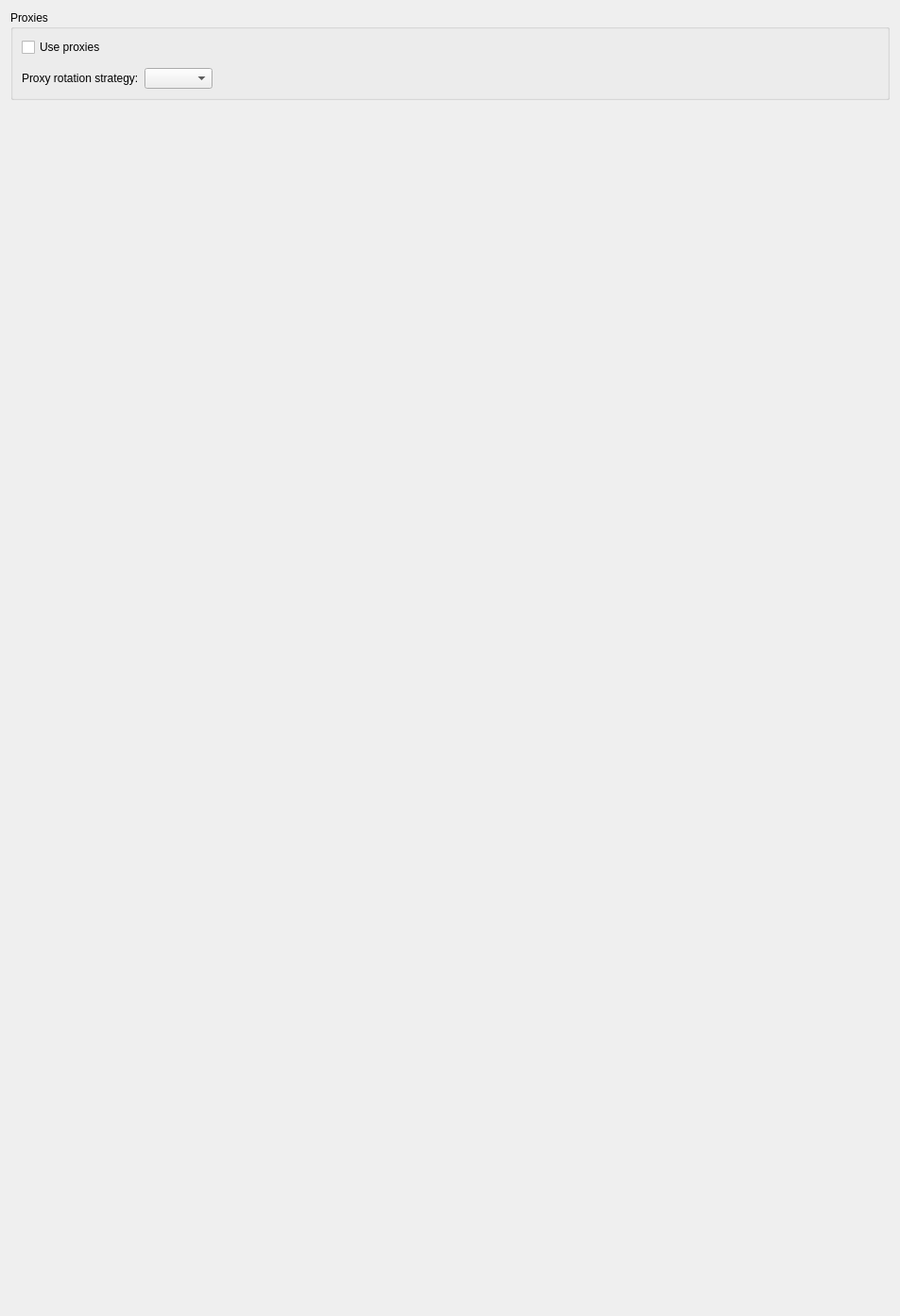
<?xml version="1.0" encoding="UTF-8"?>
<ui version="4.0">
 <class>ProxiesSettings</class>
 <widget class="QWidget" name="ProxiesSettings">
  <property name="geometry">
   <rect>
    <x>0</x>
    <y>0</y>
    <width>953</width>
    <height>1394</height>
   </rect>
  </property>
  <layout class="QVBoxLayout" name="verticalLayout_3">
   <item>
    <widget class="QGroupBox" name="buildAndRunGroupBox">
     <property name="title">
      <string>Proxies</string>
     </property>
     <layout class="QGridLayout" name="gridLayout_3">
      <item row="0" column="0">
       <widget class="QCheckBox" name="useProxiesCheckBox">
        <property name="text">
         <string>Use proxies</string>
        </property>
       </widget>
      </item>
      <item row="2" column="0">
       <layout class="QFormLayout" name="formLayout">
        <item row="0" column="0">
         <widget class="QLabel" name="proxyRotationStrategyLabel">
          <property name="text">
           <string>Proxy rotation strategy:</string>
          </property>
         </widget>
        </item>
        <item row="0" column="1">
         <layout class="QHBoxLayout" name="horizontalLayout_6">
          <item>
           <widget class="QComboBox" name="proxyRotationStrategyComboBox"/>
          </item>
          <item>
           <spacer name="horizontalSpacer_4">
            <property name="orientation">
             <enum>Qt::Horizontal</enum>
            </property>
            <property name="sizeHint" stdset="0">
             <size>
              <width>40</width>
              <height>20</height>
             </size>
            </property>
           </spacer>
          </item>
         </layout>
        </item>
       </layout>
      </item>
      <item row="1" column="0">
       <widget class="QWidget" name="widget_1" native="true">
        <layout class="QHBoxLayout" name="horizontalLayout_5">
         <property name="leftMargin">
          <number>0</number>
         </property>
         <property name="topMargin">
          <number>0</number>
         </property>
         <property name="rightMargin">
          <number>0</number>
         </property>
         <property name="bottomMargin">
          <number>0</number>
         </property>
        </layout>
       </widget>
      </item>
     </layout>
    </widget>
   </item>
   <item>
    <spacer name="verticalSpacer">
     <property name="orientation">
      <enum>Qt::Vertical</enum>
     </property>
     <property name="sizeHint" stdset="0">
      <size>
       <width>20</width>
       <height>529</height>
      </size>
     </property>
    </spacer>
   </item>
  </layout>
 </widget>
 <resources/>
 <connections/>
</ui>
